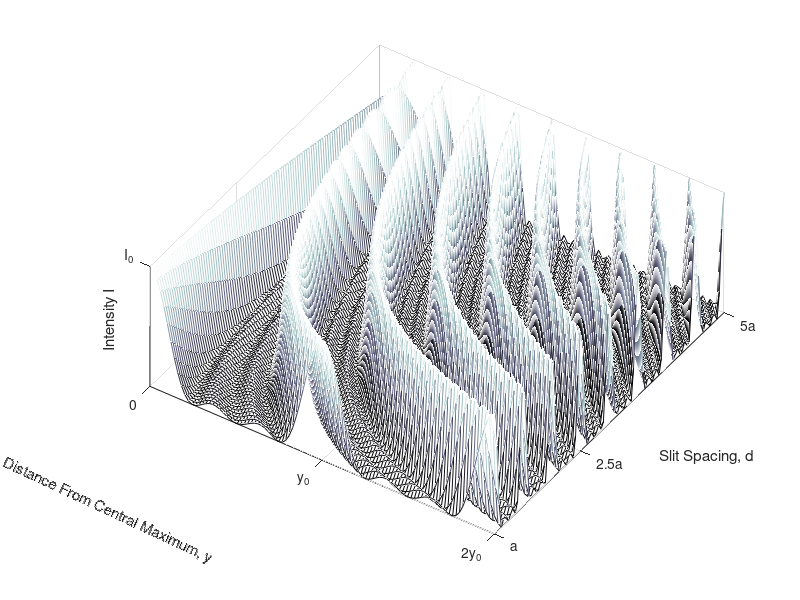

This figure's MATLAB source: (Note: this script raises an error after producing the figure.)
clear all; close all; clc; 

I0 = 1 ; 
lambda = 1;
N = 4; %Numero de slits
y0 = 1;
n = 100;
a = 1; % Ancho de la abertura
y = linspace(0,2*y0,n) ;
d =  linspace(1,5,n).*a;


[D,Y] = meshgrid(d,y);
alpha = pi.*D.*Y./(a.*y0);
B = pi.*Y./y0;
I = I0./N^2.*(sin(N.*alpha)./sin(alpha)).^2 ; 
mesh(D,Y,I)
colormap(bone)
% shading interp %Quitar lineas
xlabel('Slit Spacing, d')
ylabel('Distance From Central Maximum, y')
zlabel('Intensity I')
set(gca,'ydir','reverse')
xticks([1 2.5 5])
xticklabels({'a','2.5a','5a'})
yticks([0 1 2])
yticklabels({'0','y_0','2y_0'})
zticks([1])
zticklabels({'I_0'})
zlim([0 1])
%Handel of the y label
yh = get(gca,'YLabel'); % Handle of the y label
set(yh, 'Units', 'Normalized')
pos = get(yh, 'Position');
set(yh,'Position',pos.*[.8,-.5,3],'Rotation',-25)
v = [-3 -2 8];
[caz,cel] = view(v)